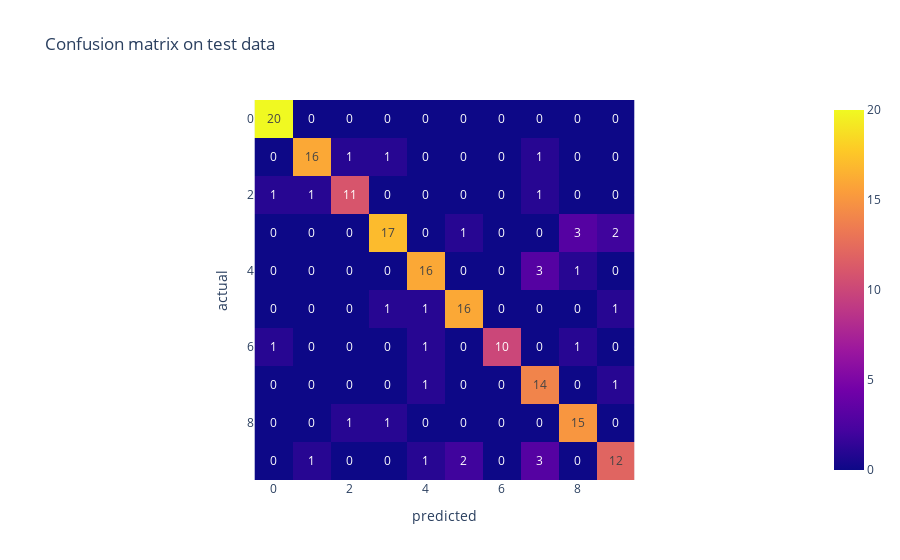

Notebook source saved alongside this figure:
### Markdown cell above
<a id = 'dtree'></a>
### DECISON TREE CLASSIFIER
---------------------------------------------------------------------[BACK TO TOP](#top)

### Code cell
from sklearn.tree import DecisionTreeClassifier
dtree = DecisionTreeClassifier()
para = {'splitter':['best', 'random'],
        'max_depth' :[2*n for n in range(1,10)],
        'max_features':['auto', 'sqrt'],
        'min_samples_leaf'  : [1, 2, 4],
        'min_samples_split' : [2, 5, 10]}

dtreecv = GridSearchCV(dtree,para,cv=9)
dtreecv.fit(xtrain,ytrain)
print('_______________________________________________________')
print('the best set of hyper prameters are \n',dtreecv.best_params_)
print('the best cross validation error = ', dtreecv.best_score_)
print('_______________________________________________________')
yhat = dtreecv.predict(xtest)

print('Error metrics on test set \n',classification_report(ytest,yhat))
px.imshow(pd.DataFrame(confusion_matrix(ytest,yhat),columns=list(range(10)),index=list(range(10)))
                       ,text_auto=True,title='Confusion matrix on test data',
          labels={'x':'predicted','y':'actual'})

### Figure 1 — Plotly figure (JSON) as saved in the notebook; plotly's stock layout.template omitted (floating-point values rounded to 4 significant figures)
{"data": [{"coloraxis": "coloraxis", "hovertemplate": "predicted: %{x}<br>actual: %{y}<br>color: %{z}<extra></extra>", "name": "0", "texttemplate": "%{z}", "type": "heatmap", "x": [0, 1, 2, 3, 4, 5, 6, 7, 8, 9], "xaxis": "x", "y": [0, 1, 2, 3, 4, 5, 6, 7, 8, 9], "yaxis": "y", "z": [[20, 0, 0, 0, 0, 0, 0, 0, 0, 0], [0, 16, 1, 1, 0, 0, 0, 1, 0, 0], [1, 1, 11, 0, 0, 0, 0, 1, 0, 0], [0, 0, 0, 17, 0, 1, 0, 0, 3, 2], [0, 0, 0, 0, 16, 0, 0, 3, 1, 0], [0, 0, 0, 1, 1, 16, 0, 0, 0, 1], [1, 0, 0, 0, 1, 0, 10, 0, 1, 0], [0, 0, 0, 0, 1, 0, 0, 14, 0, 1], [0, 0, 1, 1, 0, 0, 0, 0, 15, 0], [0, 1, 0, 0, 1, 2, 0, 3, 0, 12]]}], "layout": {"coloraxis": {"colorscale": [[0, "#0d0887"], [0.1111, "#46039f"], [0.2222, "#7201a8"], [0.3333, "#9c179e"], [0.4444, "#bd3786"], [0.5556, "#d8576b"], [0.6667, "#ed7953"], [0.7778, "#fb9f3a"], [0.8889, "#fdca26"], [1, "#f0f921"]]}, "title": {"text": "Confusion matrix on test data"}, "xaxis": {"anchor": "y", "constrain": "domain", "domain": [0, 1], "scaleanchor": "y", "title": {"text": "predicted"}}, "yaxis": {"anchor": "x", "autorange": "reversed", "constrain": "domain", "domain": [0, 1], "title": {"text": "actual"}}}}
